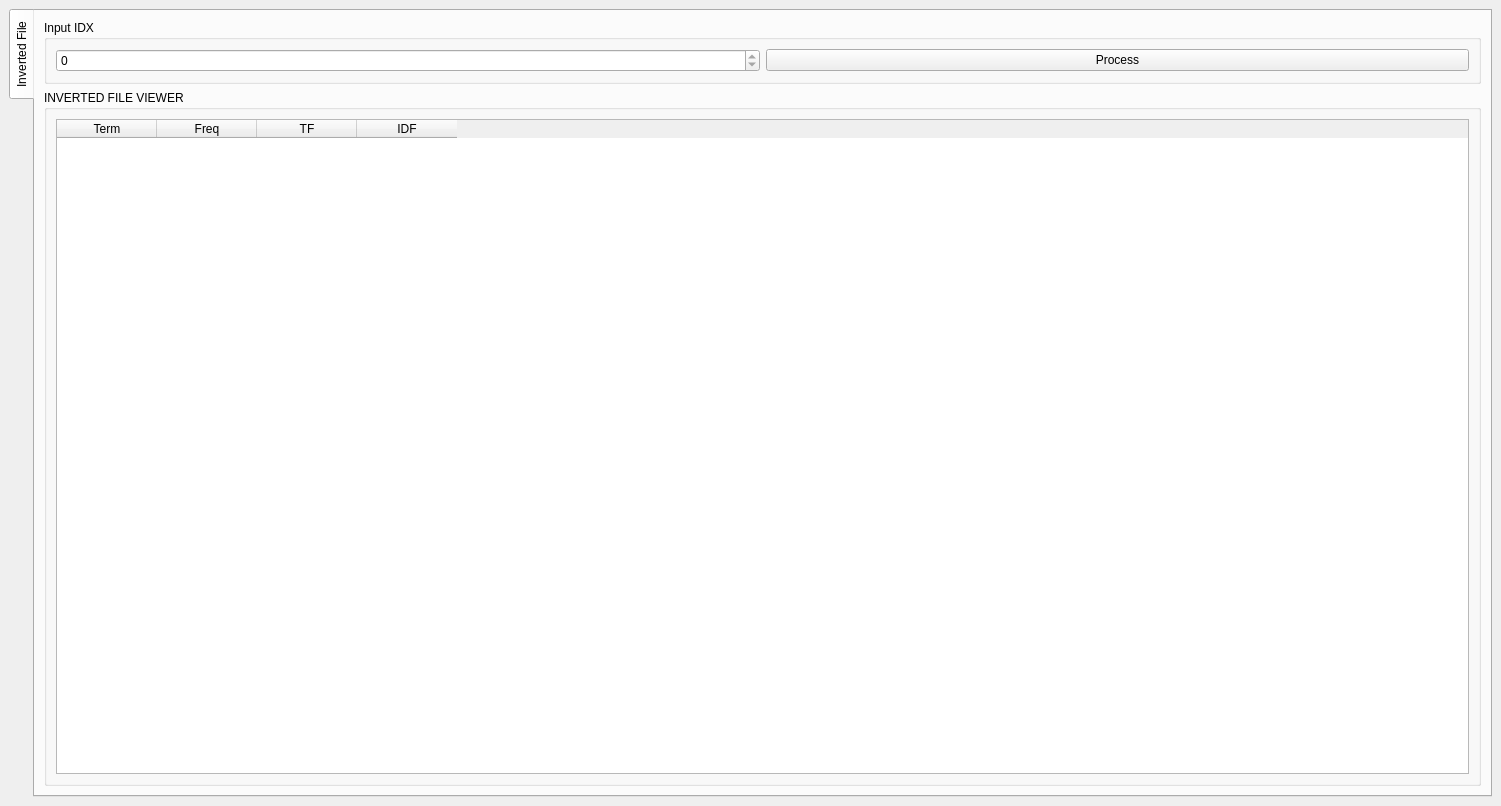
<?xml version="1.0" encoding="UTF-8"?>
<ui version="4.0">
 <class>InvertedFileWindow</class>
 <widget class="QMainWindow" name="InvertedFileWindow">
  <property name="geometry">
   <rect>
    <x>0</x>
    <y>0</y>
    <width>1501</width>
    <height>806</height>
   </rect>
  </property>
  <property name="windowTitle">
   <string>BERT - IR SYSTEM</string>
  </property>
  <widget class="QWidget" name="centralwidget">
   <layout class="QGridLayout" name="gridLayout_1">
    <item row="0" column="0">
     <widget class="QTabWidget" name="tabWidget_1">
      <property name="tabPosition">
       <enum>QTabWidget::West</enum>
      </property>
      <property name="currentIndex">
       <number>0</number>
      </property>
      <widget class="QWidget" name="tab_1_inverted">
       <attribute name="title">
        <string>Inverted File</string>
       </attribute>
       <layout class="QGridLayout" name="gridLayout_2_inverted">
        <item row="0" column="0" colspan="4">
         <widget class="QGroupBox" name="groupBox_1_inverted">
          <property name="title">
           <string>Input IDX</string>
          </property>
          <property name="checkable">
           <bool>false</bool>
          </property>
          <property name="class" stdset="0">
           <string>fill_background</string>
          </property>
          <layout class="QGridLayout" name="gridLayout_3_inverted">
           <item row="0" column="0" colspan="4">
            <layout class="QHBoxLayout" name="horizontalLayout_folder_inverted">
             <item>
              <widget class="QSpinBox" name="spinBox_inverted">
               <property name="minimum">
                <number>0</number>
               </property>
               <property name="maximum">
                <number>0</number>
               </property>
               <property name="value">
                <number>0</number>
               </property>
              </widget>
             </item>
             <item>
              <widget class="QPushButton" name="pushButton_process_inverted">
               <property name="text">
                <string>Process</string>
               </property>
              </widget>
             </item>
            </layout>
           </item>
          </layout>
         </widget>
        </item>
        <item row="1" column="0" colspan="4">
         <widget class="QGroupBox" name="groupBox_5_inverted">
          <property name="title">
           <string>INVERTED FILE VIEWER</string>
          </property>
          <property name="checkable">
           <bool>false</bool>
          </property>
          <property name="class" stdset="0">
           <string>fill_background</string>
          </property>
          <layout class="QGridLayout" name="gridLayout_8_inverted">
           <item row="0" column="0">
            <widget class="QTableWidget" name="tableWidget_inverted">
             <property name="rowCount">
              <number>0</number>
             </property>
             <property name="columnCount">
              <number>4</number>
             </property>
             <column>
              <property name="text">
               <string>Term</string>
              </property>
             </column>
             <column>
              <property name="text">
               <string>Freq</string>
              </property>
             </column>
             <column>
              <property name="text">
               <string>TF</string>
              </property>
             </column>
             <column>
              <property name="text">
               <string>IDF</string>
              </property>
             </column>
            </widget>
           </item>
          </layout>
         </widget>
        </item>
       </layout>
      </widget>
     </widget>
    </item>
   </layout>
  </widget>
 </widget>
 <resources/>
 <connections/>
</ui>
